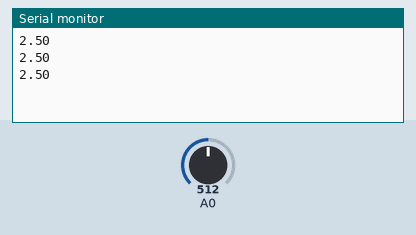
This sketch was run on a simulated Arduino Uno, built with avr-gcc and run on an emulated ATmega328P. Parts: the last lines printed to the serial monitor. The test bench sets the inputs (shaded band); at power-on: A0 = 512.

Above: at 1.8 s.
1.9 s: A0 set to 490
At 2.31 s:
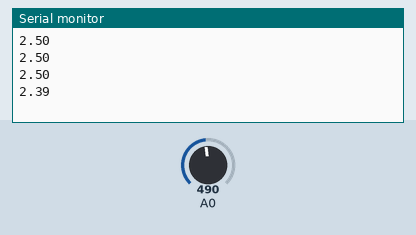
3.4 s: A0 set to 510
At 3.9 s:
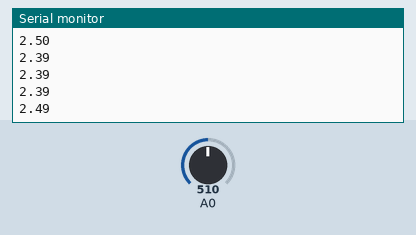
Timing chart, 0 to 6.4 s (numbered marks = the images above; inputs shaded):
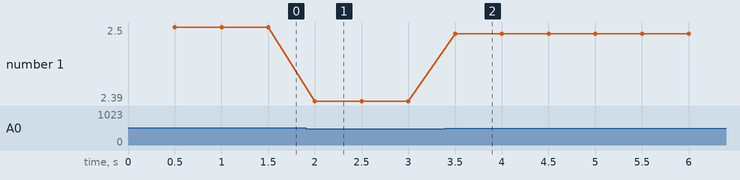

Measured:
- after the input at 1.9 s, the serial monitor: prints a new line after 0.10 s (image 1)
- after the input at 3.4 s, the serial monitor: prints a new line after 0.10 s (image 2)
- plotted number 1: 2.5 → 2.39 after the input at 1.9 s, 2.39 → 2.49 after the input at 3.4 s

The sketch:

lab9-prelab-code.ino
```cpp
unsigned long Timer;

void setup()
{
  Timer = millis();     //Initializes Timer to millis()
  Serial.begin(38400);  //Sets baud rate at 38400
}

void loop()
{
  float voltage; //float to hold the voltage

  //if time elapsed is 500 milliseconds
  if (millis() - Timer >= 500)
  {
    voltage = 5.0*analogRead(0) / 1024.0; //sets voltage from the analog input
    Serial.println(voltage);              //sends number from the ADC and the computed voltage over the serial port
    Timer+=500;                           //increments timer by 500
  }
}
```
